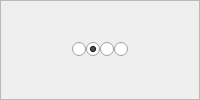
     <widget class="QFrame" name="DockTabFrame">
      <property name="maximumSize">
       <size>
        <width>16777215</width>
        <height>128</height>
       </size>
      </property>
      <property name="frameShape">
       <enum>QFrame::StyledPanel</enum>
      </property>
      <property name="frameShadow">
       <enum>QFrame::Raised</enum>
      </property>
      <layout class="QHBoxLayout" name="horizontalLayout">
       <property name="spacing">
        <number>0</number>
       </property>
       <property name="leftMargin">
        <number>0</number>
       </property>
       <property name="topMargin">
        <number>0</number>
       </property>
       <property name="rightMargin">
        <number>0</number>
       </property>
       <property name="bottomMargin">
        <number>0</number>
       </property>
       <item>
        <spacer name="horizontalSpacer">
         <property name="orientation">
          <enum>Qt::Horizontal</enum>
         </property>
         <property name="sizeHint" stdset="0">
          <size>
           <width>40</width>
           <height>20</height>
          </size>
         </property>
        </spacer>
       </item>
       <item>
        <widget class="QRadioButton" name="NewsTabButton">
         <property name="toolTip">
          <string>News</string>
         </property>
         <property name="text">
          <string/>
         </property>
         <property name="icon">
          <iconset resource="launcherblast2.qrc">
           <normaloff>:/assets/img/icons/news.png</normaloff>:/assets/img/icons/news.png</iconset>
         </property>
         <property name="iconSize">
          <size>
           <width>48</width>
           <height>48</height>
          </size>
         </property>
        </widget>
       </item>
       <item>
        <widget class="QRadioButton" name="GameTabButton">
         <property name="sizePolicy">
          <sizepolicy hsizetype="Fixed" vsizetype="Fixed">
           <horstretch>0</horstretch>
           <verstretch>0</verstretch>
          </sizepolicy>
         </property>
         <property name="maximumSize">
          <size>
           <width>16777215</width>
           <height>16777215</height>
          </size>
         </property>
         <property name="toolTip">
          <string>Game</string>
         </property>
         <property name="text">
          <string/>
         </property>
         <property name="icon">
          <iconset resource="launcherblast2.qrc">
           <normaloff>:/assets/img/icons/srb2.png</normaloff>:/assets/img/icons/srb2.png</iconset>
         </property>
         <property name="iconSize">
          <size>
           <width>48</width>
           <height>48</height>
          </size>
         </property>
         <property name="checked">
          <bool>true</bool>
         </property>
        </widget>
       </item>
       <item>
        <widget class="QRadioButton" name="HelpTabButton">
         <property name="maximumSize">
          <size>
           <width>16777215</width>
           <height>16777215</height>
          </size>
         </property>
         <property name="toolTip">
          <string>Help</string>
         </property>
         <property name="text">
          <string/>
         </property>
         <property name="icon">
          <iconset resource="launcherblast2.qrc">
           <normaloff>:/assets/img/icons/about.png</normaloff>:/assets/img/icons/about.png</iconset>
         </property>
         <property name="iconSize">
          <size>
           <width>48</width>
           <height>48</height>
          </size>
         </property>
        </widget>
       </item>
       <item>
        <widget class="QRadioButton" name="SettingsTabButton">
         <property name="maximumSize">
          <size>
           <width>16777215</width>
           <height>16777215</height>
          </size>
         </property>
         <property name="toolTip">
          <string>Launcher Settings</string>
         </property>
         <property name="text">
          <string/>
         </property>
         <property name="icon">
          <iconset resource="launcherblast2.qrc">
           <normaloff>:/assets/img/icons/settings.png</normaloff>:/assets/img/icons/settings.png</iconset>
         </property>
         <property name="iconSize">
          <size>
           <width>48</width>
           <height>48</height>
          </size>
         </property>
        </widget>
       </item>
       <item>
        <spacer name="horizontalSpacer_2">
         <property name="orientation">
          <enum>Qt::Horizontal</enum>
         </property>
         <property name="sizeHint" stdset="0">
          <size>
           <width>40</width>
           <height>20</height>
          </size>
         </property>
        </spacer>
       </item>
      </layout>
     </widget>
